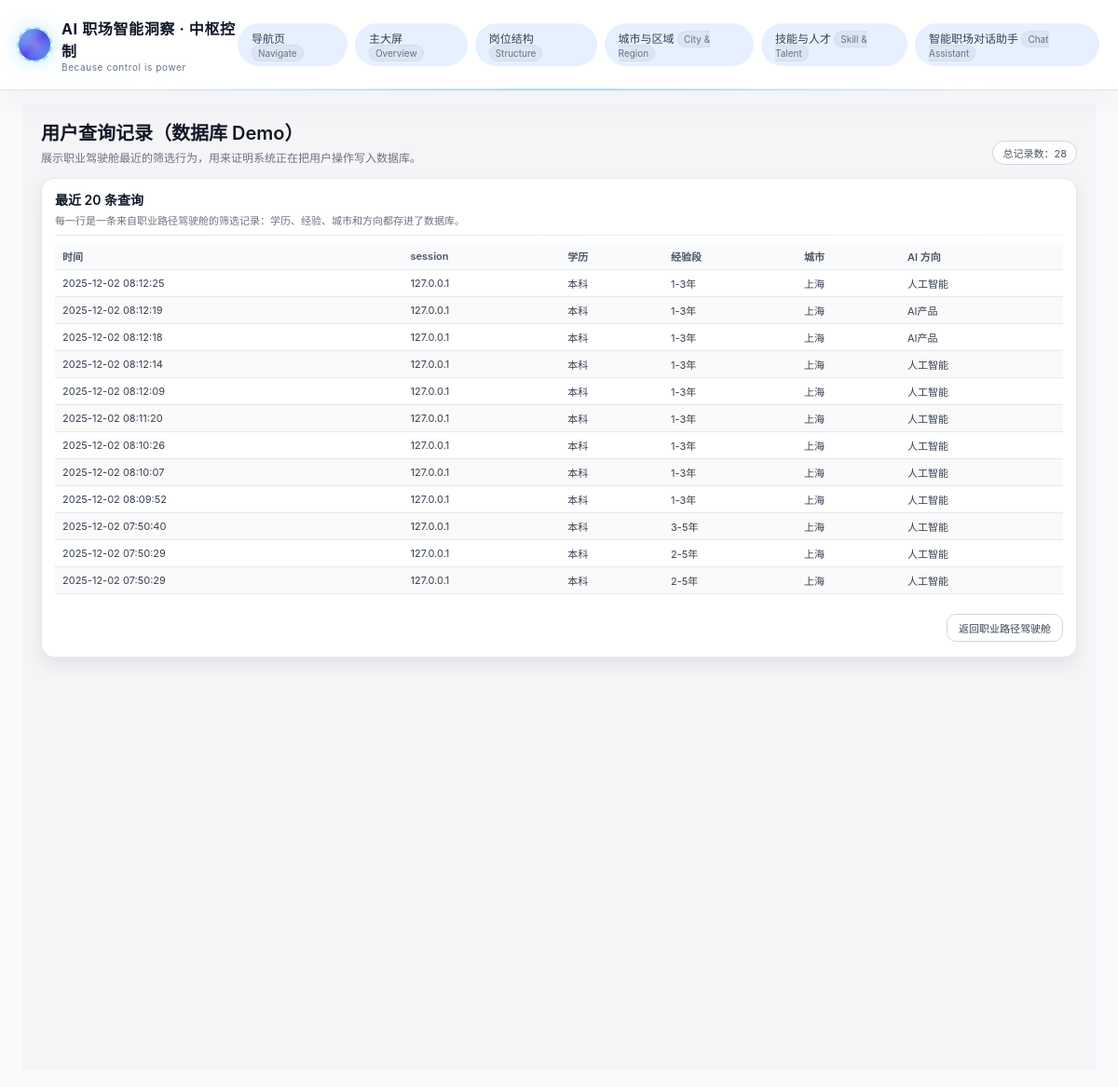
Page /query_insight on the committed database.
### ai_dashboard/models.py (models this page shows)
class UserQuery(db.Model):
    __tablename__ = "user_queries"
    id = db.Column(db.Integer, primary_key=True)
    session_id = db.Column(db.String(64))
    degree = db.Column(db.String(32))
    exp = db.Column(db.String(32))
    city = db.Column(db.String(64))
    direction = db.Column(db.String(128))
    created_at = db.Column(db.DateTime, server_default=db.func.now())

### ai_dashboard/app.py (the view)
@app.route("/query_insight")
def query_insight():
    total = db.session.query(func.count(UserQuery.id)).scalar() or 0
    recent = (
        UserQuery.query
        .order_by(UserQuery.created_at.desc())
        .limit(20)
        .all()
    )
    return render_template(
        "query_insight.html",
        total_queries=total,
        recent_queries=recent,
    )

### ai_dashboard/templates/query_insight.html (shortened to what this page needs)
{% extends "base_dashboard.html" %}
{% block content %}
<div class="query-page">
  <header class="query-header">
    <div>
      <div class="query-title-main">用户查询记录（数据库 Demo）</div>
      <div class="query-title-sub">
        展示职业驾驶舱最近的筛选行为，用来证明系统正在把用户操作写入数据库。
      </div>
    </div>
    <div class="query-badge">
      总记录数：{{ total_queries }}
    </div>
  </header>
  <section class="panel">
    <div class="panel-title">最近 20 条查询</div>
    <div class="panel-sub">
      每一行是一条来自职业路径驾驶舱的筛选记录：学历、经验、城市和方向都存进了数据库。
    </div>
    <div class="panel-line"></div>
    <div style="overflow:auto; max-height:380px;">
      <table class="query-table">
        <thead>
          <tr>
            <th>时间</th>
            <th>session</th>
            <th>学历</th>
            <th>经验段</th>
            <th>城市</th>
            <th>AI 方向</th>
          </tr>
        </thead>
        <tbody>
          {% for q in recent_queries %}
          <tr>
            <td>{{ q.created_at.strftime('%Y-%m-%d %H:%M:%S') if q.created_at else '' }}</td>
            <td>{{ q.session_id }}</td>
            <td>{{ q.degree }}</td>
            <td>{{ q.exp }}</td>
            <td>{{ q.city }}</td>
            <td>{{ q.direction }}</td>
          </tr>
          {% endfor %}
        </tbody>
      </table>
    </div>
    <div class="back-btn-wrapper">
      <a href="/skill_cockpit">
        <button>返回职业路径驾驶舱</button>
      </a>
    </div>
  </section>
</div>
{% endblock %}

### ai_dashboard/templates/base_dashboard.html (shortened to what this page needs)
<!DOCTYPE html>
<html lang="zh-CN">
<head>
</head>
<body>
  <div class="app-shell">
    <header class="app-header">
      <div class="app-header-inner">
        <div class="app-logo">
        <div class="app-logo-mark-wrap">
            <div class="app-logo-orbit"></div>
            <div class="app-logo-mark"></div>
        </div>
        <div>
            <div class="app-logo-text-main">AI 职场智能洞察 · 中枢控制</div>
            <div class="app-logo-text-sub"> Because control is power</div>
        </div>
        </div>
        <nav class="app-nav">
          <a href="{{ url_for('entry') }}" class="{% if active_page == 'entry' %}active{% endif %}">
            导航页
            <span class="app-nav-tag">Navigate</span>
          </a>
          <a href="{{ url_for('main_dashboard') }}" class="{% if active_page == 'main_dashboard' %}active{% endif %}">
            主大屏
            <span class="app-nav-tag">Overview</span>
          </a>
          <a href="{{ url_for('structure') }}" class="{% if active_page == 'structure' %}active{% endif %}">
            岗位结构
            <span class="app-nav-tag">Structure</span>
          </a>
          <a href="{{ url_for('city_region') }}" class="{% if active_page == 'city_region' %}active{% endif %}">
            城市与区域
            <span class="app-nav-tag">City &amp; Region</span>
          </a>
          <a href="{{ url_for('skill_talent') }}" class="{% if active_page == 'skill_talent' %}active{% endif %}">
            技能与人才
            <span class="app-nav-tag">Skill &amp; Talent</span>
          </a>
          <a href="{{ url_for('chat_page') }}" class="{% if active_page == 'chat' %}active{% endif %}">
            智能职场对话助手
            <span class="app-nav-tag">Chat Assistant</span>
          </a>
        </nav>
      </div>
    </header>
    <main class="app-main">
      <div class="app-main-inner">
        {% block content %}{% endblock %}
      </div>
    </main>
  </div>
</body>
</html>

### ai_dashboard/templates/base_dashboard.html (style rules this page uses)
:root { color-scheme: light; }
* { box-sizing: border-box; }
html, body { margin: 0; padding: 0; height: 100%; font-family: -apple-system, BlinkMacSystemFont, "PingFang SC", "Microsoft YaHei", system-ui, sans-serif; background: #f8fafc; color: #111827; -webkit-font-smoothing: antialiased; }
.app-shell { display: flex; flex-direction: column; min-height: 100%; }
.app-header { position: sticky; top: 0; z-index: 40; backdrop-filter: blur(18px); background: rgba(255,255,255,0.88); border-bottom: 1px solid rgba(203,213,225,0.6); box-shadow: 0 10px 36px rgba(15,23,42,0.04); width: 100%; }
.app-header-inner { max-width: 1600px; margin: 0 auto; padding: 18px 20px; display: flex; justify-content: space-between; align-items: center; position: relative; width: 100%; }
.app-header-inner::after { content: ""; position: absolute; bottom: -1px; left: 10%; right: 10%; height: 2px; background: linear-gradient(90deg, transparent, rgba(56,189,248,0.8), transparent); opacity: 0.5; }
.app-logo { display: flex; align-items: center; gap: 12px; position: relative; }
.app-logo-mark-wrap { position: relative; width: 34px; height: 34px; display: flex; justify-content: center; align-items: center; }
.app-logo-orbit { position: absolute; width: 38px; height: 38px; border-radius: 50%; border: 2px dashed rgba(56,189,248,0.6); animation: spinOrbit 12s linear infinite; opacity: 0.75; }
.app-logo-mark { width: 34px; height: 34px; border-radius: 50%; background: linear-gradient(135deg, #7dd3fc, #4f46e5, #60a5fa); box-shadow: 0 0 20px rgba(56,189,248,0.4), 0 0 4px rgba(79,70,229,0.3) inset; position: relative; overflow: hidden; animation: logoPulse 3.6s ease-in-out infinite alternate; }
.app-logo-mark::before { content: ""; position: absolute; inset: 0; background: radial-gradient(circle, rgba(255,255,255,0.3),transparent 64%); mix-blend-mode: screen; }
.app-logo-text-main { font-size: 16px; font-weight: 700; letter-spacing: 0.04em; }
.app-logo-text-sub { font-size: 10px; color: #64748b; letter-spacing: 0.06em; }
.app-nav { display: flex; align-items: center; gap: 8px; }
.app-nav a { padding: 6px 14px; border-radius: 999px; text-decoration: none; color: #334155; font-size: 12px; border: 1px solid transparent; transition: all 0.2s ease-out; position: relative; background: rgba(59,130,246,0.12); }
.app-nav-tag { font-size: 10px; padding: 2px 6px; border-radius: 999px; background: rgba(15,23,42,0.05); color: #64748b; border: 1px solid rgba(203,213,225,0.5); }
.app-main { width: 100%;flex: 1; }
.app-main-inner { max-width: 1600px; margin: 0 auto; padding: 14px 24px 18px; }

### ai_dashboard/templates/query_insight.html (style rules this page uses)
.query-page { background:#f5f5f7; padding:16px 20px 32px; min-height:calc(100vh - 60px); }
.query-header { display:flex; justify-content:space-between; align-items:flex-end; margin-bottom:14px; }
.query-title-main { font-size:20px; font-weight:600; color:#111827; }
.query-title-sub { margin-top:4px; font-size:12px; color:#6b7280; }
.query-badge { padding:4px 10px; border-radius:999px; border:1px solid #d1d5db; background:#ffffff; font-size:11px; color:#4b5563; }
.panel { background:#ffffff; border-radius:14px; border:1px solid #e5e7eb; box-shadow:0 8px 18px rgba(15,23,42,0.08); padding:12px 14px 16px; }
.panel-title { font-size:14px; font-weight:600; color:#111827; margin-bottom:4px; }
.panel-sub { font-size:11px; color:#6b7280; margin-bottom:8px; }
.panel-line { height:1px; width:100%; margin:6px 0 8px; background:linear-gradient(90deg,#e5e7eb,#f3f4f6); }
.query-table { width:100%; border-collapse:collapse; font-size:11px; }
.query-table thead { background:#f9fafb; }
.query-table th, .query-table td { padding:6px 8px; border-bottom:1px solid #e5e7eb; text-align:left; white-space:nowrap; }
.query-table th { font-weight:600; color:#4b5563; }
.query-table td { color:#374151; }
.query-table tbody tr:nth-child(even) { background:#fafafa; }
.back-btn-wrapper { margin-top:18px; text-align:right; }
.back-btn-wrapper a button { padding:6px 12px; border-radius:10px; font-size:11px; border:1px solid #d1d5db; background:#ffffff; color:#374151; cursor:pointer; }

### rows in the picture
UserQuery: created_at "2025-12-02 08:12:25", session_id "127.0.0.1", degree "本科", exp "1-3年", city "上海", direction "人工智能"
UserQuery: created_at "2025-12-02 08:12:19", session_id "127.0.0.1", degree "本科", exp "1-3年", city "上海", direction "AI产品"
UserQuery: created_at "2025-12-02 08:12:18", session_id "127.0.0.1", degree "本科", exp "1-3年", city "上海", direction "AI产品"
UserQuery: created_at "2025-12-02 08:12:14", session_id "127.0.0.1", degree "本科", exp "1-3年", city "上海", direction "人工智能"
UserQuery: created_at "2025-12-02 08:12:09", session_id "127.0.0.1", degree "本科", exp "1-3年", city "上海", direction "人工智能"
UserQuery: created_at "2025-12-02 08:11:20", session_id "127.0.0.1", degree "本科", exp "1-3年", city "上海", direction "人工智能"
UserQuery: created_at "2025-12-02 08:10:26", session_id "127.0.0.1", degree "本科", exp "1-3年", city "上海", direction "人工智能"
UserQuery: created_at "2025-12-02 08:10:07", session_id "127.0.0.1", degree "本科", exp "1-3年", city "上海", direction "人工智能"
UserQuery: created_at "2025-12-02 08:09:52", session_id "127.0.0.1", degree "本科", exp "1-3年", city "上海", direction "人工智能"
UserQuery: created_at "2025-12-02 07:50:40", session_id "127.0.0.1", degree "本科", exp "3-5年", city "上海", direction "人工智能"
UserQuery: created_at "2025-12-02 07:50:29", session_id "127.0.0.1", degree "本科", exp "2-5年", city "上海", direction "人工智能"
UserQuery: created_at "2025-12-02 07:50:29", session_id "127.0.0.1", degree "本科", exp "2-5年", city "上海", direction "人工智能"

### other values in the picture
{{ total_queries }} "28"
